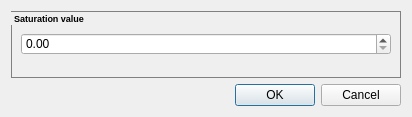
<?xml version="1.0" encoding="UTF-8"?>
<ui version="4.0">
 <class>SaturationDialog</class>
 <widget class="QWidget" name="SaturationDialog">
  <property name="geometry">
   <rect>
    <x>0</x>
    <y>0</y>
    <width>412</width>
    <height>117</height>
   </rect>
  </property>
  <property name="windowTitle">
   <string>Saturation</string>
  </property>
  <property name="styleSheet">
   <string notr="true">QGroupBox{
	border: 1px solid grey;
	font: bold 7pt
}</string>
  </property>
  <layout class="QVBoxLayout" name="verticalLayout">
   <item>
    <widget class="QGroupBox" name="groupBox">
     <property name="minimumSize">
      <size>
       <width>0</width>
       <height>65</height>
      </size>
     </property>
     <property name="title">
      <string>Saturation value</string>
     </property>
     <layout class="QHBoxLayout" name="horizontalLayout">
      <item>
       <widget class="QDoubleSpinBox" name="saturationSpinBox">
        <property name="maximum">
         <double>2.000000000000000</double>
        </property>
       </widget>
      </item>
     </layout>
    </widget>
   </item>
   <item>
    <widget class="QDialogButtonBox" name="buttonBox">
     <property name="standardButtons">
      <set>QDialogButtonBox::Cancel|QDialogButtonBox::Ok</set>
     </property>
    </widget>
   </item>
  </layout>
 </widget>
 <resources/>
 <connections/>
</ui>
